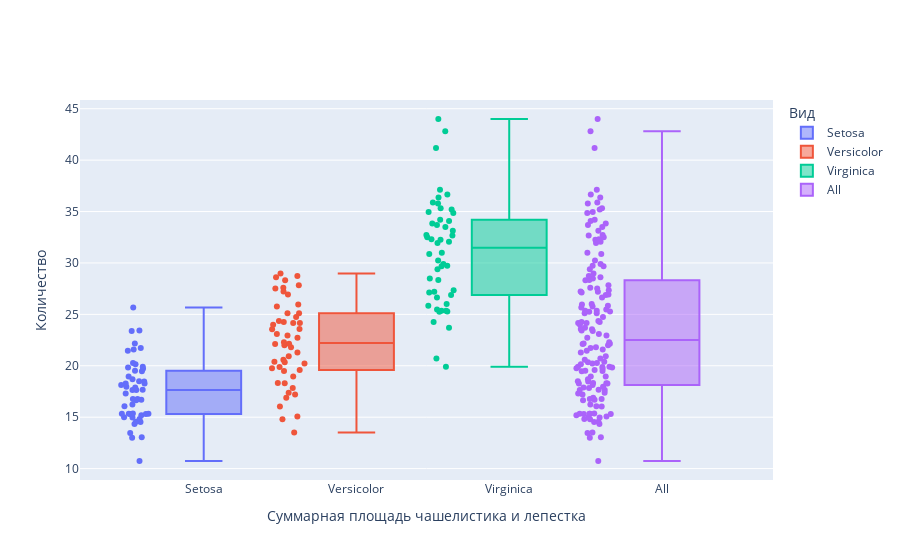

Source (notebook cell):
### Code cell
hist_fig = go.Figure()

def do_hist(fig: go.Figure, data_flowers_ecdf: pd.Series, name_legend: str) -> None:
  fig.add_trace(
    go.Box(
      y=data_flowers_ecdf,
      name=name_legend,
      boxpoints='all',
      pointpos=-1.8,
      jitter=0.5
      )
    )

do_hist(hist_fig, area_iris_setosa_sepal_petal_sum, "Setosa")
do_hist(hist_fig, area_iris_versicolor_sepal_petal_sum, "Versicolor")
do_hist(hist_fig, area_iris_virginica_sepal_petal_sum, "Virginica")
do_hist(hist_fig, area_all_flowers_sepal_petal_sum, "All")

hist_fig.update_layout(
  barmode='overlay',
  xaxis_title="Суммарная площадь чашелистика и лепестка",
  yaxis_title="Количество",
  legend_title_text="Вид"
)

hist_fig.show()

### Figure 1 — Plotly figure (JSON) as saved in the notebook; plotly's stock layout.template omitted (floating-point values rounded to 4 significant figures; data arrays with more than 128 entries replaced by an {"elided": "..."} marker saying what was removed)
{"data": [{"boxpoints": "all", "jitter": 0.5, "name": "Setosa", "pointpos": -1.8, "type": "box", "y": [18.13, 14.98, 15.3, 14.56, 18.28, 21.74, 16.06, 17.3, 13.04, 15.34, 20.28, 16.64, 14.54, 13.01, 23.44, 25.68, 21.58, 18.27, 22.17, 19.83, 18.7, 19.47, 16.76, 17.68, 16.7, 15.32, 17.64, 18.5, 17.96, 15.36, 15.2, 18.96, 21.47, 23.38, 15.34, 16.24, 19.51, 15.34, 13.46, 17.64, 17.89, 10.74, 14.34, 18.46, 20.14, 14.82, 19.7, 15.0, 19.91, 16.78]}, {"boxpoints": "all", "jitter": 0.5, "name": "Versicolor", "pointpos": -1.8, "type": "box", "y": [28.98, 27.23, 28.74, 17.85, 25.1, 21.81, 28.31, 15.06, 25.12, 19.5, 13.5, 24.0, 17.2, 24.27, 20.92, 26.93, 23.55, 19.76, 20.39, 18.29, 27.52, 22.28, 23.1, 22.72, 24.15, 25.96, 25.76, 28.6, 24.15, 18.32, 17.38, 16.9, 20.34, 24.36, 22.95, 27.6, 27.82, 20.21, 22.13, 18.95, 19.58, 24.74, 19.88, 14.8, 20.58, 22.14, 21.99, 23.57, 16.05, 21.29]}, {"boxpoints": "all", "jitter": 0.5, "name": "Virginica", "pointpos": -1.8, "type": "box", "y": [35.79, 25.35, 33.69, 28.35, 32.26, 36.66, 19.9, 32.51, 27.19, 41.17, 31.0, 27.35, 31.95, 24.25, 28.48, 32.67, 29.4, 44.0, 35.89, 20.7, 35.19, 25.48, 34.96, 25.83, 34.08, 33.84, 26.0, 27.12, 29.68, 30.88, 32.31, 42.82, 30.24, 25.29, 23.7, 37.13, 34.86, 29.74, 26.64, 32.73, 34.21, 33.12, 25.35, 35.33, 36.36, 32.06, 25.25, 29.9, 33.5, 26.88]}, {"boxpoints": "all", "jitter": 0.5, "name": "All", "pointpos": -1.8, "type": "box", "y": {"elided": "150 float values"}}], "layout": {"barmode": "overlay", "legend": {"title": {"text": "Вид"}}, "xaxis": {"title": {"text": "Суммарная площадь чашелистика и лепестка"}}, "yaxis": {"title": {"text": "Количество"}}}}
